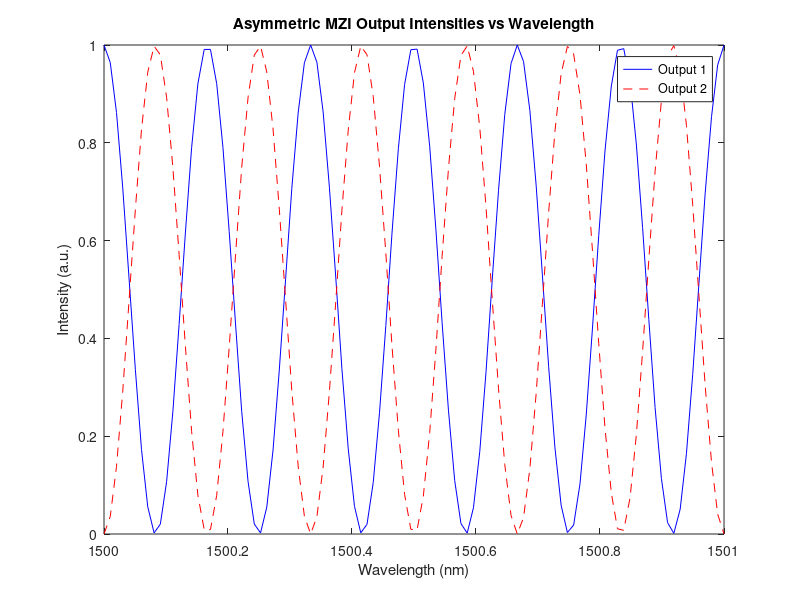

Reproduce this figure in MATLAB.
% MZI parameters
lambda_0 = 1500e-9; % central wavelength (m)
n_eff = 3; 

L1 = 0.5e-3; % Length of arm 1 (m)  
L2 = 5e-3;  % Length of arm 2 (m)

% Wavelength sweep
lambda = linspace(1500e-9,1501e-9,100);  

% Calculate phase difference
beta = (2*pi*n_eff) ./ lambda; 
delta_beta = beta .* (L2 - L1);  

% Intensities of outputs
I1 = cos(delta_beta/2).^2;  
I2 = sin(delta_beta/2).^2;   

% Plot
figure;
plot(lambda*1e9,I1,'b-',lambda*1e9,I2,'r--'); 
xlabel('Wavelength (nm)');
ylabel('Intensity (a.u.)');
legend('Output 1','Output 2');
title('Asymmetric MZI Output Intensities vs Wavelength');